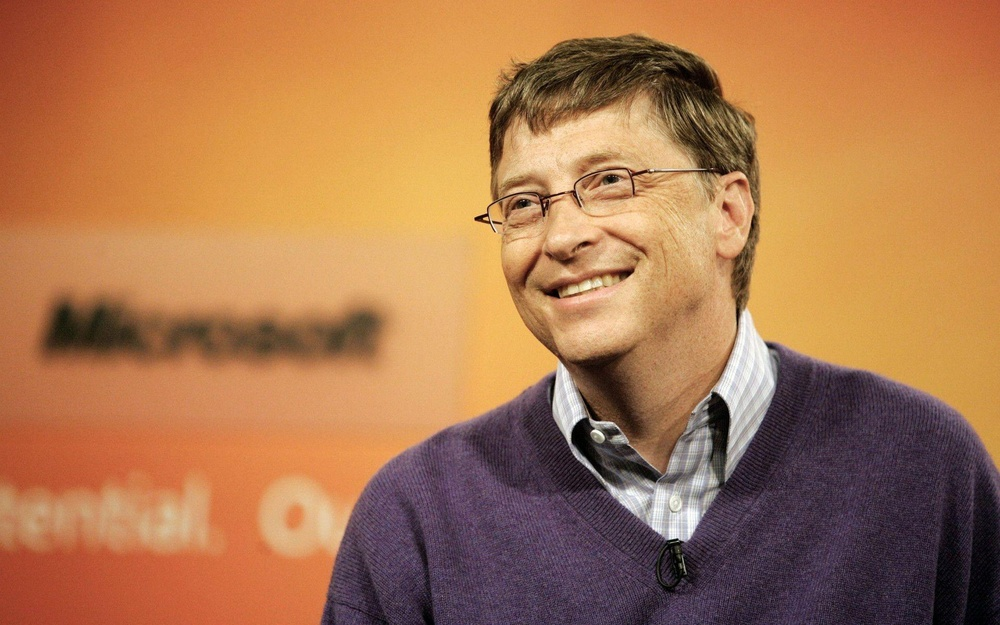
#> input picture all/chapter_04/images/Bill-Gates.jpg, 1000 x 625 px, shrunk from 1920 x 1200 before the run
$ python 02.py
#> lines starting #> are read from the running program, lines starting #| are printed output that depends on the picture; after the words box and inside, x2 and y2 are one past the last pixel; in counts of white or black regions, pixels touching at a corner belong together
"""
    Exercise 02:
        Create a histogram of a masked image
"""

from cv2 import (imread, imshow, waitKey, calcHist, rectangle, bitwise_and)
import matplotlib.pyplot as plt
import numpy as np

# Loading the image
original_image = imread("../images/Bill-Gates.jpg")
#> original_image is the input picture: shape (625, 1000, 3); mean B, G, R 78.8, 118.9, 172.2
imshow("Original Image", original_image)

# Creating the rectangular mask
mask_image = rectangle(np.zeros(original_image.shape[:2], dtype="uint8"), (50, 50),
                       (int(original_image.shape[1]) - 50, int(original_image.shape[0] / 2) - 50),
                       (255, 255, 255), -1)
imshow("Mask Image", mask_image)
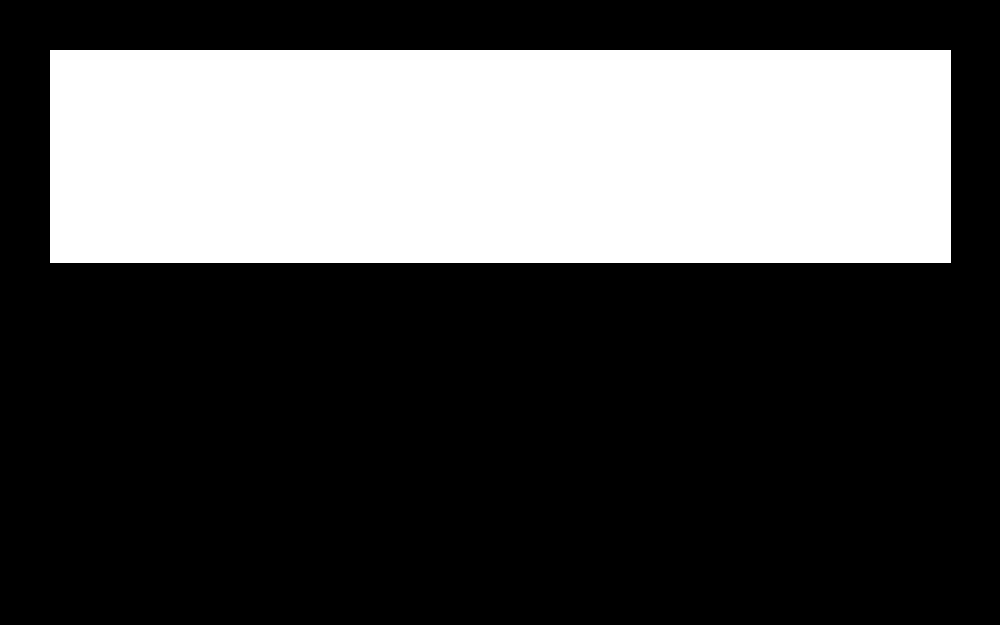
#> window 'Mask Image': shape (625, 1000); 30.7% white; 1 white region, box (x1, y1, x2, y2) and area: (50, 50, 951, 263) 191913

# Performing mask using bitwise_and operator
masked_image = bitwise_and(original_image, original_image, mask=mask_image)
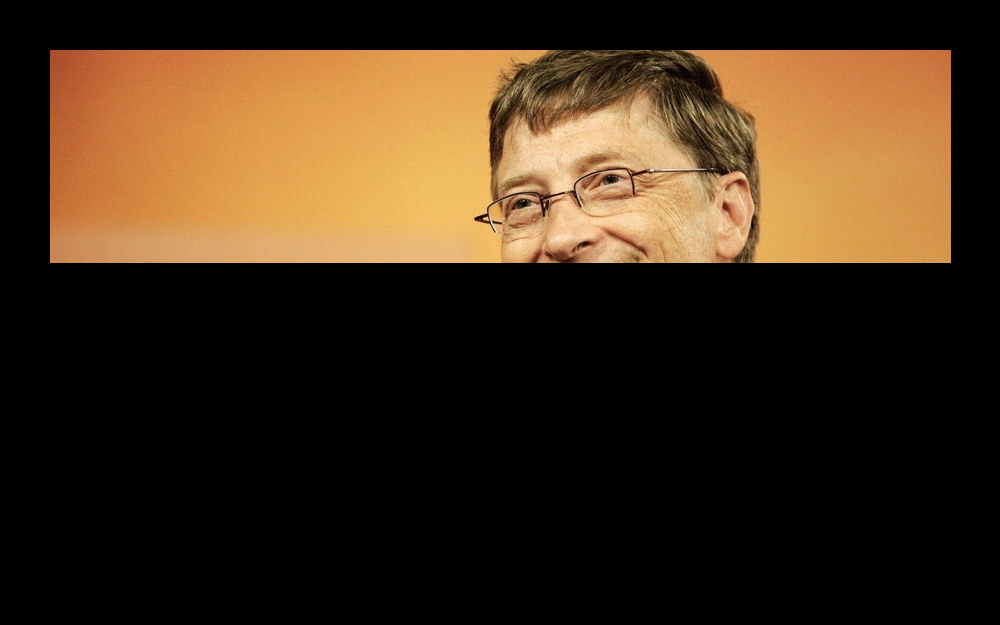
#> masked_image: shape (625, 1000, 3); mean B, G, R 25.1, 44.6, 62.9
imshow("Masked Image", masked_image)

# Defining colors sequence
colors = ("blue", "green", "red")
# Calculating the histogram
for i, color in enumerate(colors):
    hist = calcHist([masked_image], [i], None, [256], [0, 255])
    # plotting the histogram graph
    plt.plot(hist, color=color)

# plotting histogram
plt.title("Masked Image Histogram")
plt.xlabel("Bins")
plt.ylabel("Number of pixels")
plt.show()
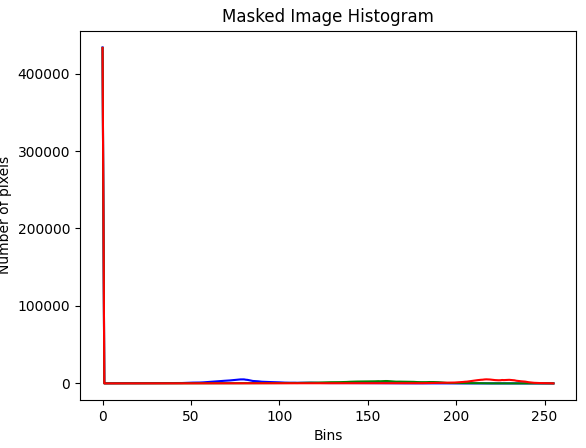
#> figure drawn by matplotlib, 1 panel; curve peaks at x = 0, y = 433792; curve peaks at x = 0, y = 433111; curve peaks at x = 0, y = 433087
waitKey(0)
